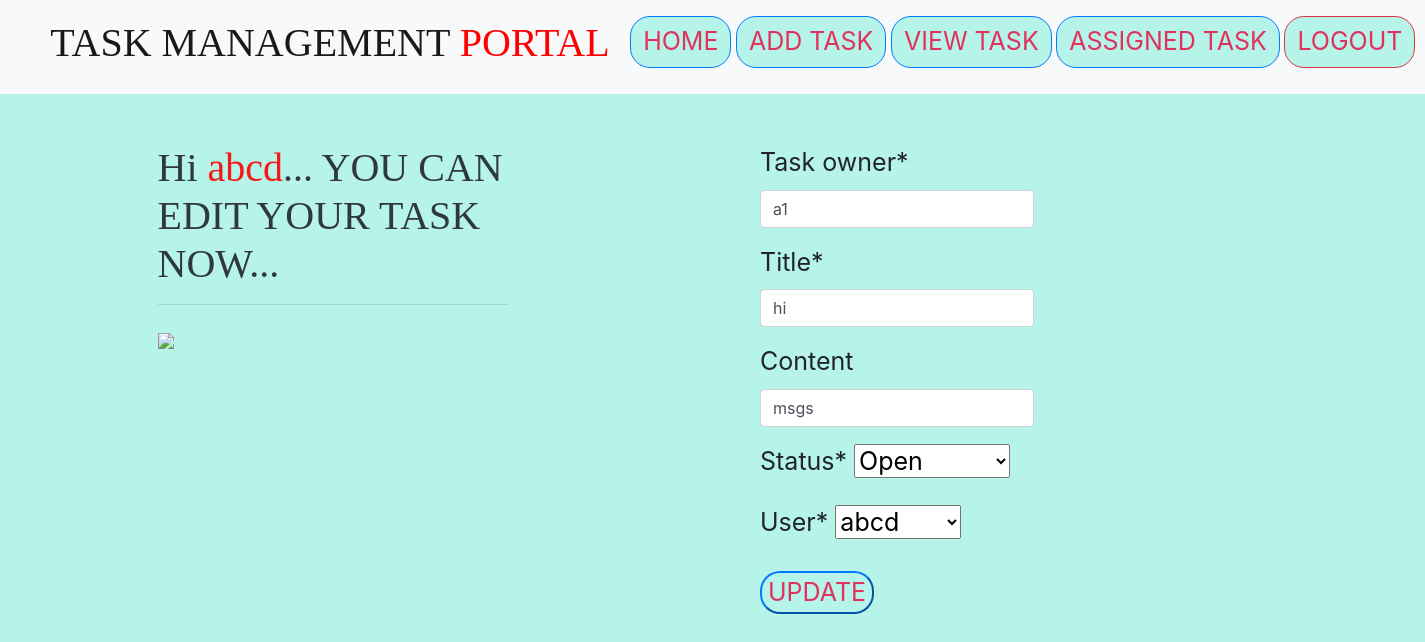
The page /update/1/ (signed in) on the database its author committed.
### myapp/models.py (models this page shows, shortened)
class TaskDetails(models.Model):
    task_owner=models.CharField(max_length=60)
    title = models.CharField(max_length=80,null=True)
    content= models.CharField(max_length=400,null=True,blank=True)
    status=models.CharField(max_length=20 ,choices=choice,default='open')
    user=models.ForeignKey(User,max_length=20,on_delete=models.CASCADE,null=True)

### myapp/views.py (the view)
# urls.py: path('update/<str:pk>/',views.update,name='update'),
@login_required(login_url='login')
def update(request,pk):
    task=TaskDetails.objects.get(id=pk)
    form= AddTaskForm(request.POST or None,instance=task)
    if request.method=='POST':
        form= AddTaskForm(request.POST,instance=task)
        if form.is_valid():
            form.save()
            messages.success(request, "Task updated Successfully !!!")
            return redirect('view')
    context={'form':form}
    return render(request, 'update.html',context=context)

### myapp/forms.py
class AddTaskForm(forms.ModelForm):
    class Meta:
        model= TaskDetails
        fields='__all__'

### templates/update.html (shortened to what this page needs)
{% extends 'base2.html' %}
{% load crispy_forms_tags %}
{% block body %}
   <body>
<div class="container c5">
    <div class="row">
        <div class="col-4">
            <h2 class="ab1">Hi <span style="color: red ;">{{user}}</span>... YOU CAN EDIT YOUR TASK NOW...</h2><hr>
          <div class="div">
            <img class="img1" src="https://img.icons8.com/dusk/64/null/list--v1.png"/>
          </div>
        </div>
        <div class="col-3" style="margin: 0px auto;">
            <form class="form-group row  c3" method="post"  enctype="multipart/form-data">
                {{form|crispy}}
                <br>
                <div  class='btn-group butn'>
                    <input class="btn-outline-primary btn1" type="submit" value="UPDATE">&nbsp;&nbsp;&nbsp;
                </div>
            </form>
        </div>
    </div>
</div>
</body>
{% endblock %}

### templates/update.html (style rules this page uses)
.row { font-size: 25px; }
.btn1 { border-radius:20px; color: rgb(223, 51, 94); background-color:rgb(182, 243, 232); margin-top: 5px; }
.c5 { margin-top: 50px; }
.img1 { height: 250px; }
.ab1 { font-family: Cambria, Cochin, Georgia, Times, 'Times New Roman', serif; font-size: 40px; opacity:90% ; }

### rows shown on the page
TaskDetails: task_owner "a1", title "hi", content "msgs", status "Open", user "abcd"

### other values the page prints
{{ user }} "abcd"
